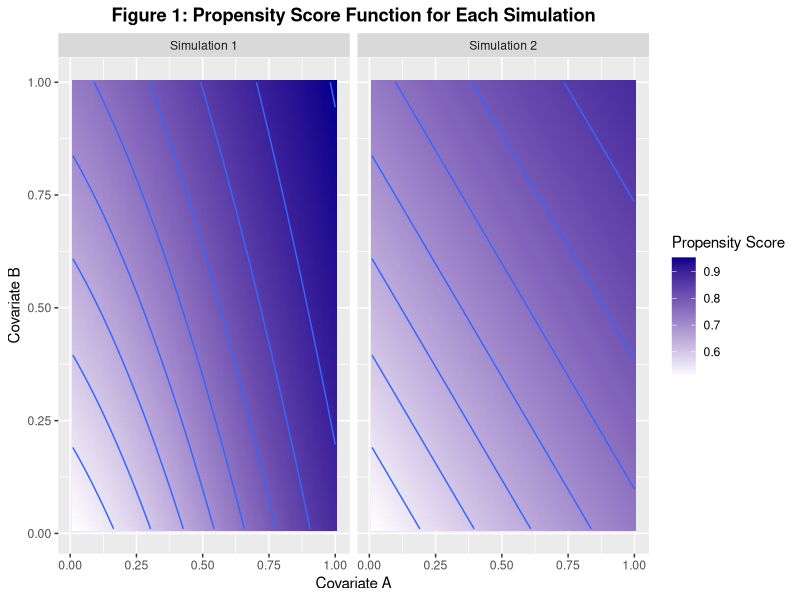
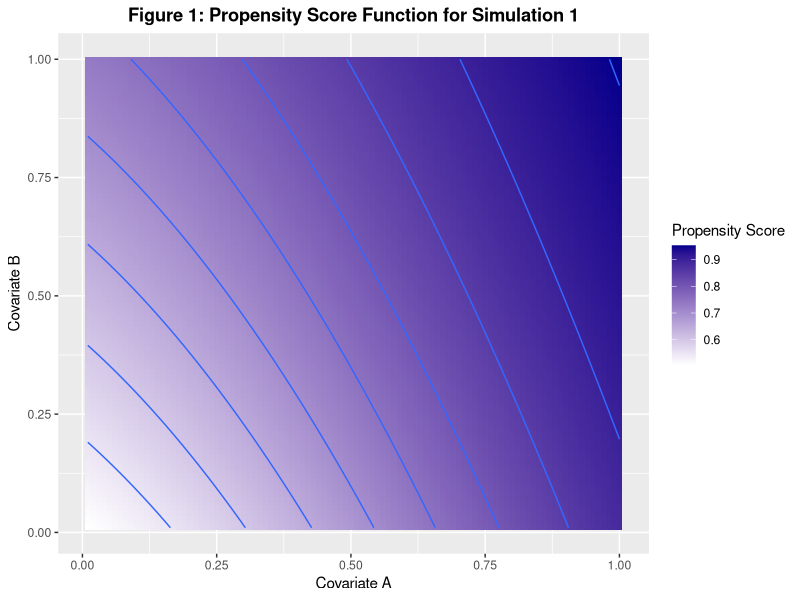

Generate these figures, in order, with R:
# Final Simulations

# Setup -------------------------------------------------------------------
# setwd("~/Documents/Stats Indep Study/Simulations")
setwd("~/Desktop/")

# tidyverse includes ggplot2, tibble, tidyr, readr, purrr, and dplyr:
library(tidyverse)
library(stringr)
library(broom)
library(Matching)
library(MatchIt)

# Set random number generator seed value
set.seed(76)

# Create data frame of all possible covariate combinations
A_values <- seq(from = .01, to = 1, by = .01)
B_values <- seq(from = .01, to = 1, by = .01)
covariates <- data_frame(
  A = rep(A_values, times=length(B_values)),
  B = rep(B_values, each=length(A_values))
)

# Number of simulations
n_sim <- 100

# Names of estimation models
model_names <- c("1_0", "1_1", "1_2", "2_1", "2_2", "3_1", "3_2") %>% 
  str_c("model_", .)



# Simulation parameters -------------------------------------------------

# Functions to compute propensity scores based on covariate values
compute_prop_score_1 <- function(a, b) {
  x <- a + a^2 + b
  prop_score <- 1/(1+exp(-x))
  return(prop_score)
}
compute_prop_score_2 <- function(a, b) {
  x <- a + b
  prop_score <- 1/(1+exp(-x))
  return(prop_score)
}

# Compute propensity score for each combination of independent variables and
# then generate potential outcomes
P_1 <- covariates %>% 
  mutate(
    prop_score = compute_prop_score_1(A, B),
    y0 = 100 + 3*A + 2*B + rnorm(n = n(), mean = 0, sd = 5),
    y1 = 102 + 6*A + 4*B + rnorm(n = n(), mean = 0, sd = 5),
    delta = y1 - y0
  )
P_2 <- covariates %>% 
  mutate(
    prop_score = compute_prop_score_2(A, B),
    y0 = 100 + 3*A + 2*B + rnorm(n = n(), mean = 0, sd = 5),
    y1 = 102 + 6*A + 4*B + 5*prop_score + rnorm(n = n(), mean = 0, sd = 5),
    delta = y1 - y0
  )

# Compare plots of propensity scores
bind_rows(
  mutate(P_1, Simulation = "Simulation 1"),
  mutate(P_2, Simulation = "Simulation 2")
) %>% 
  ggplot(aes(x=A, y=B)) +
  geom_tile(aes(fill=prop_score)) + 
  geom_contour(aes(z=prop_score)) + 
  scale_fill_gradient(low = "white", high = "darkblue") +
  labs(
    x = "Covariate A",
    y = "Covariate B",
    fill = "Propensity Score",
    title = "Figure 1: Propensity Score Function for Each Simulation"
    ) +
  facet_wrap(~Simulation) + 
  theme(plot.title = element_text(hjust = 0.5, face="bold"))

# Only one of two propensity scores
ggplot(P_1, aes(x=A, y=B)) +
  geom_tile(aes(fill=prop_score)) + 
  geom_contour(aes(z=prop_score)) + 
  scale_fill_gradient(low = "white", high = "darkblue") +
  labs(
    x = "Covariate A",
    y = "Covariate B",
    fill = "Propensity Score",
    title="Figure 1: Propensity Score Function for Simulation 1"
  ) +
  theme(plot.title = element_text(hjust = 0.5, face="bold"))



# Main Simulation Loop ----------------------------------------------------
str_c("Simulations started at", Sys.time(), sep=" ") %>% 
  print()

for(i in 1:2){
  # Set propensity scores, potential outcomes & delta based on simulation number
  if(i == 1){
    P <- P_1
  } else if (i == 2) {
    P <- P_2
  }
  
  # Save results here
  simulation_results <- NULL
  
  # Main for loop
  for (k in 1:n_sim) {
    # Randomly assign treatment with probability = propensity score, and then
    # accordingly set which of potential outcomes to set as observed outcome
    P <- P %>% 
      mutate(
        di = rbinom(n = n(), size = 1, prob = prop_score),
        yi = ifelse(di == 1, y1, y0)
      )
    
    # Estimation 1.0
    model_1_0 <- P %>% 
      lm(yi ~ di, data = .) %>% 
      tidy() 
    
    # Estimation 1.1
    model_1_1 <- P %>% 
      lm(yi ~ di + B, data = .) %>% 
      tidy()
    
    # Estimation 1.2
    model_1_2 <- P %>% 
      lm(yi ~ di + A + B, data = .) %>% 
      tidy()
    
    # Estimation 2.1
    model_2_1 <- P %>% 
      # Run matching
      matchit(di ~ B, method = "nearest", replace = TRUE, data = .) %>% 
      match.data() %>% 
      lm(yi ~ di + B, data = .) %>% 
      tidy()
    
    #Estimation 2.2
    model_2_2 <- P %>% 
      # Run matching
      matchit(di ~ A + B, method = "nearest", replace = TRUE, data = .) %>% 
      match.data() %>% 
      lm(yi ~ di + A + B, data = .) %>% 
      tidy()
    
    # Estimation 3.1
    model_3_1 <- P %>% 
      # Compute fitted probability of
      glm(di ~ B, family = binomial, data = .) %>% 
      predict(type = "response") %>% 
      tbl_df() %>% 
      rename(pi = value) %>% 
      bind_cols(P, .) %>% 
      # Compute weights
      mutate(wi = di/pi + (1-di)/(1-pi)) %>% 
      lm(yi ~ di + B, weights = wi, data = .) %>% 
      tidy()
    
    # Estimation 3.2
    model_3_2 <- P %>% 
      # Compute fitted probability of
      glm(di ~ A + B, family = binomial, data = .) %>% 
      predict(type = "response") %>% 
      tbl_df() %>% 
      rename(pi = value) %>% 
      bind_cols(P, .) %>% 
      # Compute weights
      mutate(wi = di/pi + (1-di)/(1-pi)) %>% 
      lm(yi ~ di + A + B, weights = wi, data = .) %>% 
      tidy()
    
    # Save results for this simulation k
    ID_variables <- data_frame(
      model = model_names,
      iteration = k
    )
    beta_di <- 
      bind_rows(model_1_0, model_1_1, model_1_2, model_2_1, model_2_2, model_3_1, model_3_2) %>% 
      filter(term == "di") %>% 
      dplyr::select(estimate, std.error)
    
    # Append to overall results
    simulation_results <- simulation_results %>% 
      bind_rows(bind_cols(ID_variables, beta_di))
    
    # Show simulation counter
    if(k %% 10 == 0)
      str_c("Simulation", i, "Iteration", k, "of", n_sim, "done at", Sys.time(), sep=" ") %>% 
      print()
  }
  
  # Assing simulation results depending on simulation number
  if(i == 1){
    simulation_results_1 <- simulation_results
  } else if (i == 2) {
    simulation_results_2 <- simulation_results
  }
}

save(simulation_results_1, simulation_results_2, file="simulation_results.RData")
